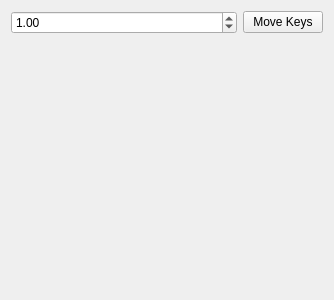
<?xml version="1.0" encoding="UTF-8"?>
<ui version="4.0">
 <class>AnimTools</class>
 <widget class="QWidget" name="AnimTools">
  <property name="geometry">
   <rect>
    <x>0</x>
    <y>0</y>
    <width>334</width>
    <height>300</height>
   </rect>
  </property>
  <property name="windowTitle">
   <string>Form</string>
  </property>
  <layout class="QVBoxLayout" name="verticalLayout">
   <item>
    <layout class="QHBoxLayout" name="horizontalLayout" stretch="1,0">
     <item>
      <widget class="QDoubleSpinBox" name="move_keys_spin_box">
       <property name="minimum">
        <double>-1000.000000000000000</double>
       </property>
       <property name="maximum">
        <double>1000.000000000000000</double>
       </property>
       <property name="value">
        <double>1.000000000000000</double>
       </property>
      </widget>
     </item>
     <item>
      <widget class="QPushButton" name="move_keys_btn">
       <property name="text">
        <string>Move Keys</string>
       </property>
      </widget>
     </item>
    </layout>
   </item>
   <item>
    <spacer name="verticalSpacer">
     <property name="orientation">
      <enum>Qt::Vertical</enum>
     </property>
     <property name="sizeHint" stdset="0">
      <size>
       <width>20</width>
       <height>40</height>
      </size>
     </property>
    </spacer>
   </item>
  </layout>
 </widget>
 <resources/>
 <connections/>
</ui>
